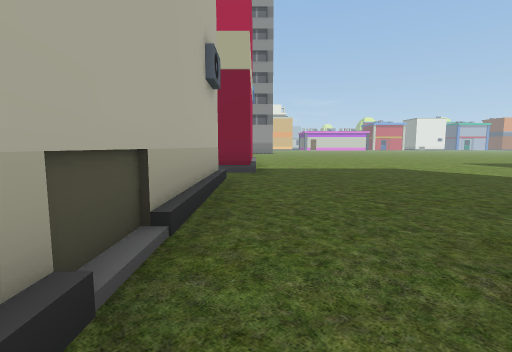
[1] (above)

18 first-person views from a walk through a Unity game level. The camera is 1.3 m above the floor, tilts 6° down and sees 85° across. The floor is counted in squares, 2 m on a side. Each view is taken from the middle of a square. On the plan, view 1 faces up. The plan holds only what a view shows up to about 9 squares ahead; the rest is blank. The place goes on beyond the plan. The player is left out. Some surface patterns are stand-ins.

[2]
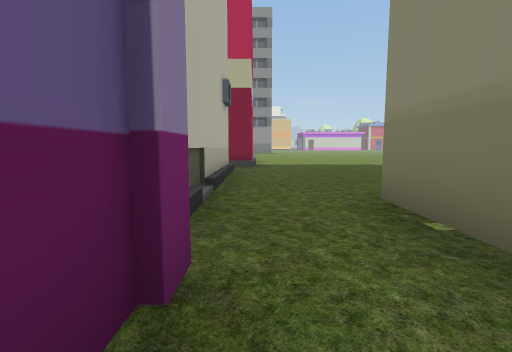

[3]
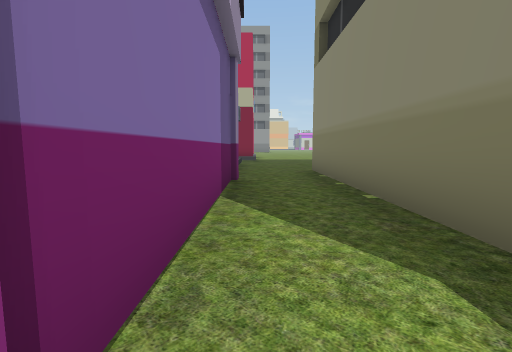

[4]
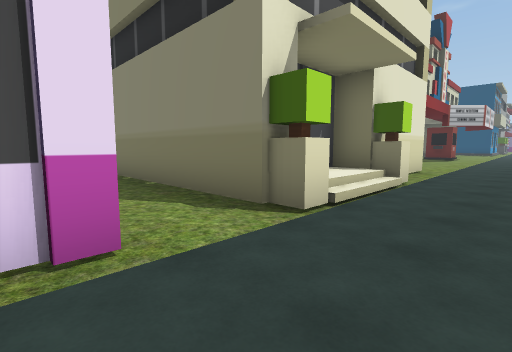

[5]
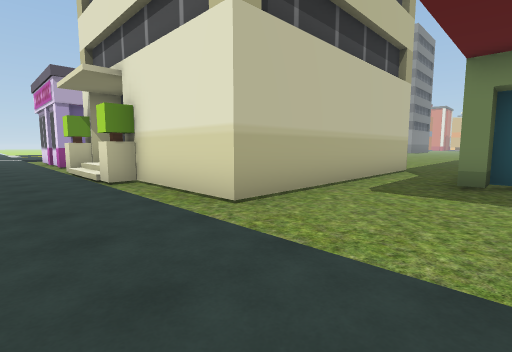

[6]
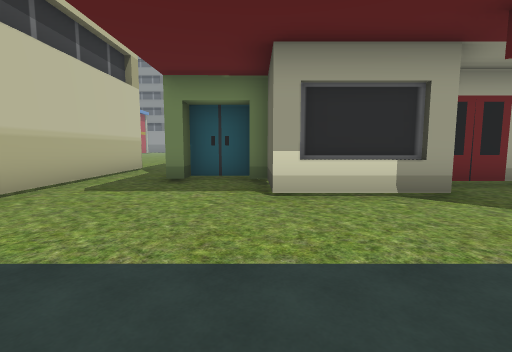

[7]
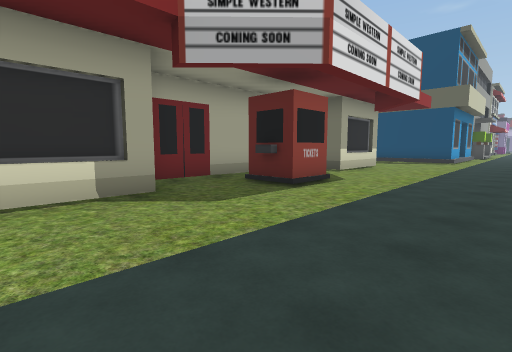

[8]
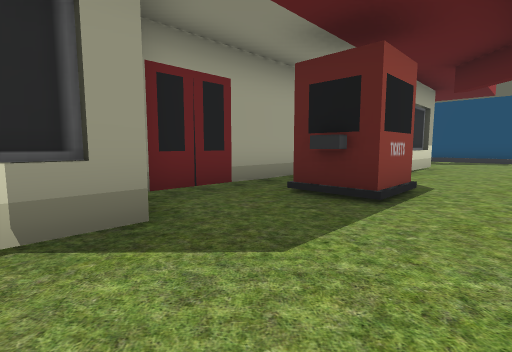

[9]
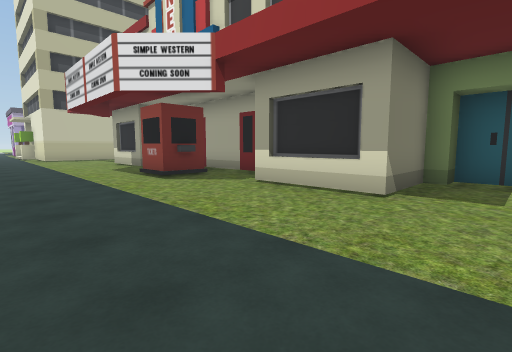

[10]
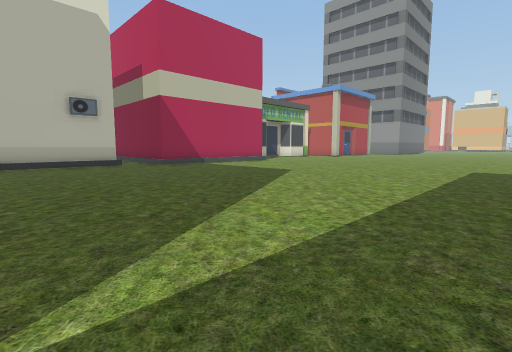

[11]
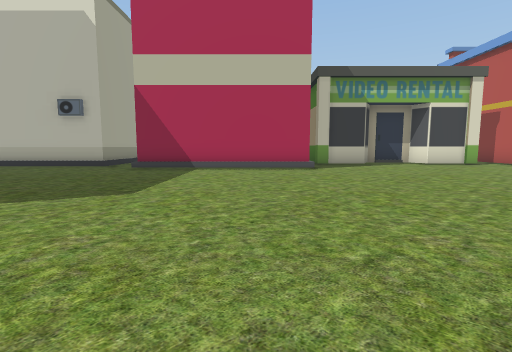

[12]
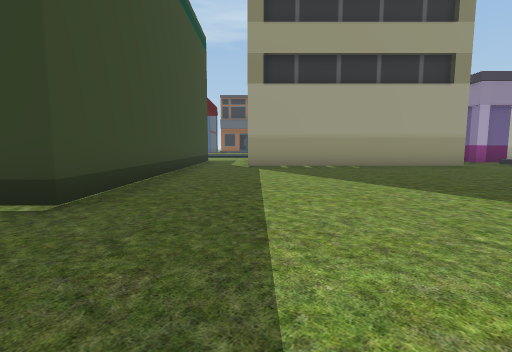

[13]
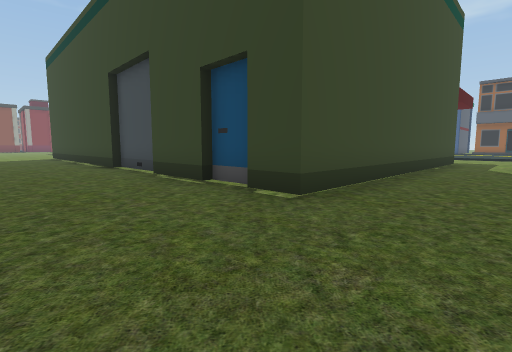

[14]
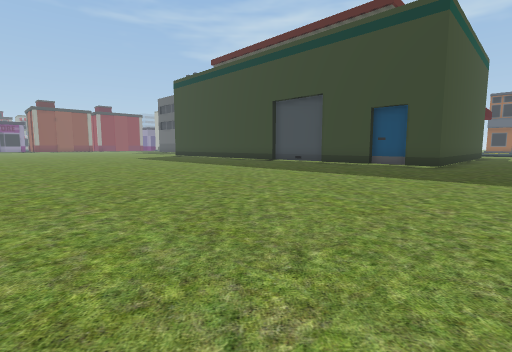

[15]
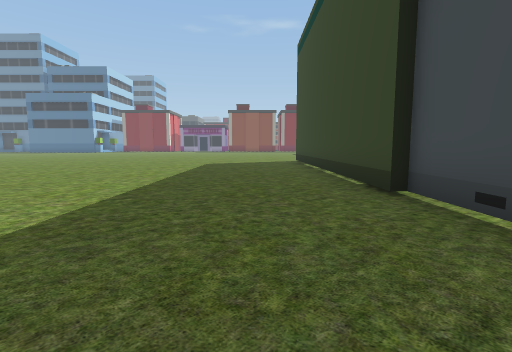

[16]
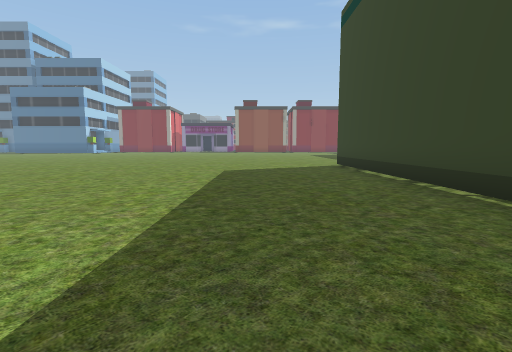

[17]
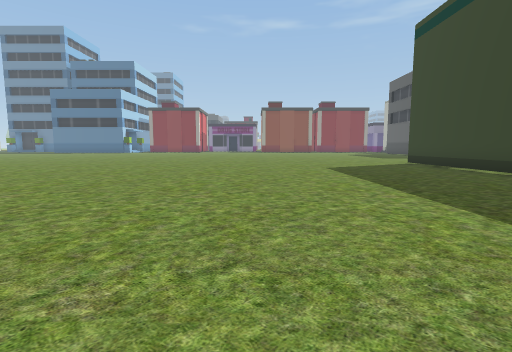

[18]
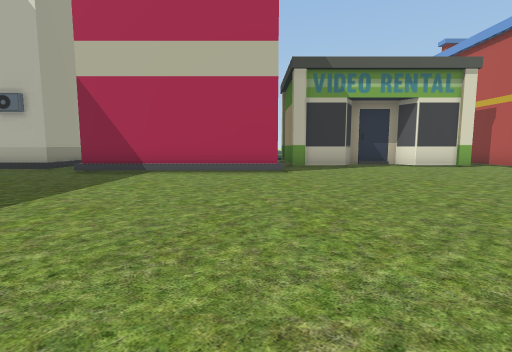

### Floor plan
Key: @ floor where view 1 was taken; # wall or solid block; . main floor; : floor 0.25 m higher than the main floor; / step, stairs or slope; B building.
Columns run from 2 left of view 1 to 25 right of it. Each row starts with its distance up from view 1.
 19 #                      ....
 18 ..                    ......
 17 #...      ..................
 16 #....     ..................
 15 ......    ..................
 14 #......   ..................
 13 #....... ...................
 12 ............................
 11   ..........................
 10   ..........................
  9   ..........................
  8   ..........................
  7  #B.........################
  6  ...........#
  5 ##..........#
  4  #..........#
  3  #..........#
  2  #..........#
  1  #..#######.#
  0  .@.#     #.#
 -1  #..      #.###
 -2  #..      #...## #####   ###
 -3  #..#     #....###.....###..
 -4  #..#     #.........#.......
 -5  #..#  #  #.................
 -6  #..B//B....................
 -7  :::::::::::::::::::::::::::
 -8  :::::::::::::::::::::::::::

Where each view was taken, in squares from view 1:
view 1: 0 up, 0 right, facing up
view 2: 2 down, 0 right, facing up
view 3: 6 down, 0 right, facing up
view 4: 8 down, 1 left, facing up-right
view 5: 8 down, 11 right, facing up-left
view 6: 8 down, 12 right, facing up
view 7: 8 down, 13 right, facing up-right
view 8: 6 down, 14 right, facing up-right
view 9: 8 down, 25 right, facing up-left
view 10: 2 up, 9 right, facing up-left
view 11: 10 up, 8 right, facing left
view 12: 10 up, 8 right, facing down
view 13: 10 up, 8 right, facing down-right
view 14: 17 up, 8 right, facing down-right
view 15: 9 up, 13 right, facing right
view 16: 10 up, 16 right, facing right
view 17: 13 up, 15 right, facing right
view 18: 11 up, 7 right, facing left
